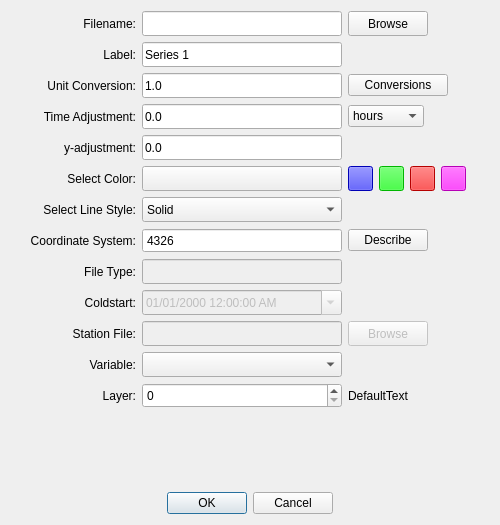
<?xml version="1.0" encoding="UTF-8"?>
<ui version="4.0">
 <comment>
//-------------------------------GPL-------------------------------------//
//
// MetOcean Viewer - A simple interface for viewing hydrodynamic model data
// Copyright (C) 2018  Zach Cobell
//
// This program is free software: you can redistribute it and/or modify
// it under the terms of the GNU General Public License as published by
// the Free Software Foundation, either version 3 of the License, or
// (at your option) any later version.
//
// This program is distributed in the hope that it will be useful,
// but WITHOUT ANY WARRANTY; without even the implied warranty of
// MERCHANTABILITY or FITNESS FOR A PARTICULAR PURPOSE.  See the
// GNU General Public License for more details.
//
// You should have received a copy of the GNU General Public License
// along with this program.  If not, see http://www.gnu.org/licenses/.
//
//-----------------------------------------------------------------------//
</comment>
 <class>AddTimeseriesDialog</class>
 <widget class="QDialog" name="AddTimeseriesDialog">
  <property name="windowModality">
   <enum>Qt::WindowModal</enum>
  </property>
  <property name="geometry">
   <rect>
    <x>0</x>
    <y>0</y>
    <width>500</width>
    <height>525</height>
   </rect>
  </property>
  <property name="sizePolicy">
   <sizepolicy hsizetype="Expanding" vsizetype="Expanding">
    <horstretch>0</horstretch>
    <verstretch>0</verstretch>
   </sizepolicy>
  </property>
  <property name="minimumSize">
   <size>
    <width>500</width>
    <height>525</height>
   </size>
  </property>
  <property name="maximumSize">
   <size>
    <width>500</width>
    <height>525</height>
   </size>
  </property>
  <property name="windowTitle">
   <string>Add Timeseries Data</string>
  </property>
  <property name="windowIcon">
   <iconset>
    <normaloff>:/rsc/img/icon.png</normaloff>:/rsc/img/icon.png</iconset>
  </property>
  <layout class="QVBoxLayout" name="verticalLayout">
   <item>
    <layout class="QHBoxLayout" name="horizontalLayout">
     <item>
      <widget class="QLabel" name="label_filename">
       <property name="minimumSize">
        <size>
         <width>125</width>
         <height>25</height>
        </size>
       </property>
       <property name="maximumSize">
        <size>
         <width>125</width>
         <height>25</height>
        </size>
       </property>
       <property name="text">
        <string>Filename:</string>
       </property>
       <property name="alignment">
        <set>Qt::AlignRight|Qt::AlignTrailing|Qt::AlignVCenter</set>
       </property>
      </widget>
     </item>
     <item>
      <widget class="QLineEdit" name="text_filename">
       <property name="sizePolicy">
        <sizepolicy hsizetype="Fixed" vsizetype="Fixed">
         <horstretch>0</horstretch>
         <verstretch>0</verstretch>
        </sizepolicy>
       </property>
       <property name="minimumSize">
        <size>
         <width>200</width>
         <height>25</height>
        </size>
       </property>
       <property name="maximumSize">
        <size>
         <width>200</width>
         <height>25</height>
        </size>
       </property>
       <property name="readOnly">
        <bool>true</bool>
       </property>
       <property name="clearButtonEnabled">
        <bool>false</bool>
       </property>
      </widget>
     </item>
     <item>
      <widget class="QPushButton" name="browse_filebrowse">
       <property name="sizePolicy">
        <sizepolicy hsizetype="Fixed" vsizetype="Fixed">
         <horstretch>0</horstretch>
         <verstretch>0</verstretch>
        </sizepolicy>
       </property>
       <property name="minimumSize">
        <size>
         <width>75</width>
         <height>25</height>
        </size>
       </property>
       <property name="text">
        <string>Browse</string>
       </property>
      </widget>
     </item>
     <item>
      <spacer name="horizontalSpacer">
       <property name="orientation">
        <enum>Qt::Horizontal</enum>
       </property>
       <property name="sizeHint" stdset="0">
        <size>
         <width>40</width>
         <height>20</height>
        </size>
       </property>
      </spacer>
     </item>
    </layout>
   </item>
   <item>
    <layout class="QHBoxLayout" name="horizontalLayout_2">
     <item>
      <widget class="QLabel" name="label_seriesname">
       <property name="minimumSize">
        <size>
         <width>125</width>
         <height>25</height>
        </size>
       </property>
       <property name="maximumSize">
        <size>
         <width>125</width>
         <height>25</height>
        </size>
       </property>
       <property name="text">
        <string>Label:</string>
       </property>
       <property name="alignment">
        <set>Qt::AlignRight|Qt::AlignTrailing|Qt::AlignVCenter</set>
       </property>
      </widget>
     </item>
     <item>
      <widget class="QLineEdit" name="text_seriesname">
       <property name="minimumSize">
        <size>
         <width>200</width>
         <height>25</height>
        </size>
       </property>
       <property name="maximumSize">
        <size>
         <width>200</width>
         <height>25</height>
        </size>
       </property>
       <property name="text">
        <string>Series 1</string>
       </property>
      </widget>
     </item>
     <item>
      <spacer name="horizontalSpacer_2">
       <property name="orientation">
        <enum>Qt::Horizontal</enum>
       </property>
       <property name="sizeHint" stdset="0">
        <size>
         <width>40</width>
         <height>20</height>
        </size>
       </property>
      </spacer>
     </item>
    </layout>
   </item>
   <item>
    <layout class="QHBoxLayout" name="horizontalLayout_3">
     <item>
      <widget class="QLabel" name="label_unitconvert">
       <property name="minimumSize">
        <size>
         <width>125</width>
         <height>25</height>
        </size>
       </property>
       <property name="maximumSize">
        <size>
         <width>125</width>
         <height>25</height>
        </size>
       </property>
       <property name="text">
        <string>Unit Conversion:</string>
       </property>
       <property name="alignment">
        <set>Qt::AlignRight|Qt::AlignTrailing|Qt::AlignVCenter</set>
       </property>
      </widget>
     </item>
     <item>
      <widget class="QLineEdit" name="text_unitconvert">
       <property name="minimumSize">
        <size>
         <width>200</width>
         <height>25</height>
        </size>
       </property>
       <property name="maximumSize">
        <size>
         <width>200</width>
         <height>25</height>
        </size>
       </property>
       <property name="inputMask">
        <string/>
       </property>
       <property name="text">
        <string>1.0</string>
       </property>
      </widget>
     </item>
     <item>
      <widget class="QPushButton" name="button_unitConversions">
       <property name="minimumSize">
        <size>
         <width>100</width>
         <height>0</height>
        </size>
       </property>
       <property name="text">
        <string>Conversions</string>
       </property>
      </widget>
     </item>
     <item>
      <spacer name="horizontalSpacer_3">
       <property name="orientation">
        <enum>Qt::Horizontal</enum>
       </property>
       <property name="sizeHint" stdset="0">
        <size>
         <width>40</width>
         <height>20</height>
        </size>
       </property>
      </spacer>
     </item>
    </layout>
   </item>
   <item>
    <layout class="QHBoxLayout" name="horizontalLayout_4">
     <item>
      <widget class="QLabel" name="label_xadjust">
       <property name="minimumSize">
        <size>
         <width>125</width>
         <height>25</height>
        </size>
       </property>
       <property name="maximumSize">
        <size>
         <width>125</width>
         <height>25</height>
        </size>
       </property>
       <property name="text">
        <string> Time Adjustment:</string>
       </property>
       <property name="alignment">
        <set>Qt::AlignRight|Qt::AlignTrailing|Qt::AlignVCenter</set>
       </property>
      </widget>
     </item>
     <item>
      <widget class="QLineEdit" name="text_xadjust">
       <property name="minimumSize">
        <size>
         <width>200</width>
         <height>25</height>
        </size>
       </property>
       <property name="maximumSize">
        <size>
         <width>200</width>
         <height>25</height>
        </size>
       </property>
       <property name="inputMask">
        <string/>
       </property>
       <property name="text">
        <string>0.0</string>
       </property>
      </widget>
     </item>
     <item>
      <widget class="QComboBox" name="combo_timeSelect">
       <property name="currentIndex">
        <number>2</number>
       </property>
       <item>
        <property name="text">
         <string>seconds</string>
        </property>
       </item>
       <item>
        <property name="text">
         <string>minutes</string>
        </property>
       </item>
       <item>
        <property name="text">
         <string>hours</string>
        </property>
       </item>
       <item>
        <property name="text">
         <string>days</string>
        </property>
       </item>
      </widget>
     </item>
     <item>
      <spacer name="horizontalSpacer_4">
       <property name="orientation">
        <enum>Qt::Horizontal</enum>
       </property>
       <property name="sizeHint" stdset="0">
        <size>
         <width>40</width>
         <height>20</height>
        </size>
       </property>
      </spacer>
     </item>
    </layout>
   </item>
   <item>
    <layout class="QHBoxLayout" name="horizontalLayout_5">
     <item>
      <widget class="QLabel" name="label_yadjust">
       <property name="minimumSize">
        <size>
         <width>125</width>
         <height>25</height>
        </size>
       </property>
       <property name="maximumSize">
        <size>
         <width>125</width>
         <height>25</height>
        </size>
       </property>
       <property name="text">
        <string>y-adjustment:</string>
       </property>
       <property name="alignment">
        <set>Qt::AlignRight|Qt::AlignTrailing|Qt::AlignVCenter</set>
       </property>
      </widget>
     </item>
     <item>
      <widget class="QLineEdit" name="text_yadjust">
       <property name="minimumSize">
        <size>
         <width>200</width>
         <height>25</height>
        </size>
       </property>
       <property name="maximumSize">
        <size>
         <width>200</width>
         <height>25</height>
        </size>
       </property>
       <property name="inputMask">
        <string/>
       </property>
       <property name="text">
        <string>0.0</string>
       </property>
      </widget>
     </item>
     <item>
      <spacer name="horizontalSpacer_5">
       <property name="orientation">
        <enum>Qt::Horizontal</enum>
       </property>
       <property name="sizeHint" stdset="0">
        <size>
         <width>40</width>
         <height>20</height>
        </size>
       </property>
      </spacer>
     </item>
    </layout>
   </item>
   <item>
    <layout class="QHBoxLayout" name="horizontalLayout_9">
     <item>
      <widget class="QLabel" name="label_color">
       <property name="minimumSize">
        <size>
         <width>125</width>
         <height>25</height>
        </size>
       </property>
       <property name="maximumSize">
        <size>
         <width>125</width>
         <height>25</height>
        </size>
       </property>
       <property name="text">
        <string>Select Color:</string>
       </property>
       <property name="alignment">
        <set>Qt::AlignRight|Qt::AlignTrailing|Qt::AlignVCenter</set>
       </property>
      </widget>
     </item>
     <item>
      <widget class="QPushButton" name="button_seriesColor">
       <property name="minimumSize">
        <size>
         <width>200</width>
         <height>25</height>
        </size>
       </property>
       <property name="maximumSize">
        <size>
         <width>200</width>
         <height>25</height>
        </size>
       </property>
       <property name="text">
        <string/>
       </property>
      </widget>
     </item>
     <item>
      <widget class="QPushButton" name="button_presetColor1">
       <property name="minimumSize">
        <size>
         <width>25</width>
         <height>25</height>
        </size>
       </property>
       <property name="maximumSize">
        <size>
         <width>25</width>
         <height>25</height>
        </size>
       </property>
       <property name="styleSheet">
        <string notr="true">background-color: #0000ff</string>
       </property>
       <property name="text">
        <string/>
       </property>
      </widget>
     </item>
     <item>
      <widget class="QPushButton" name="button_presetColor2">
       <property name="minimumSize">
        <size>
         <width>25</width>
         <height>25</height>
        </size>
       </property>
       <property name="maximumSize">
        <size>
         <width>25</width>
         <height>25</height>
        </size>
       </property>
       <property name="styleSheet">
        <string notr="true">background-color: #00ff00</string>
       </property>
       <property name="text">
        <string/>
       </property>
      </widget>
     </item>
     <item>
      <widget class="QPushButton" name="button_presetColor3">
       <property name="minimumSize">
        <size>
         <width>25</width>
         <height>25</height>
        </size>
       </property>
       <property name="maximumSize">
        <size>
         <width>25</width>
         <height>25</height>
        </size>
       </property>
       <property name="styleSheet">
        <string notr="true">background-color: #ff0000</string>
       </property>
       <property name="text">
        <string/>
       </property>
      </widget>
     </item>
     <item>
      <widget class="QPushButton" name="button_presetColor4">
       <property name="minimumSize">
        <size>
         <width>25</width>
         <height>25</height>
        </size>
       </property>
       <property name="maximumSize">
        <size>
         <width>25</width>
         <height>25</height>
        </size>
       </property>
       <property name="styleSheet">
        <string notr="true">background-color: #ff00ff</string>
       </property>
       <property name="text">
        <string/>
       </property>
      </widget>
     </item>
     <item>
      <spacer name="horizontalSpacer_9">
       <property name="orientation">
        <enum>Qt::Horizontal</enum>
       </property>
       <property name="sizeHint" stdset="0">
        <size>
         <width>40</width>
         <height>20</height>
        </size>
       </property>
      </spacer>
     </item>
    </layout>
   </item>
   <item>
    <layout class="QHBoxLayout" name="horizontalLayout_13">
     <item>
      <widget class="QLabel" name="label_linestyle">
       <property name="minimumSize">
        <size>
         <width>125</width>
         <height>25</height>
        </size>
       </property>
       <property name="maximumSize">
        <size>
         <width>125</width>
         <height>25</height>
        </size>
       </property>
       <property name="text">
        <string>Select Line Style:</string>
       </property>
       <property name="alignment">
        <set>Qt::AlignRight|Qt::AlignTrailing|Qt::AlignVCenter</set>
       </property>
      </widget>
     </item>
     <item>
      <widget class="QComboBox" name="combo_linestyle">
       <property name="minimumSize">
        <size>
         <width>200</width>
         <height>25</height>
        </size>
       </property>
       <property name="maximumSize">
        <size>
         <width>200</width>
         <height>25</height>
        </size>
       </property>
       <item>
        <property name="text">
         <string>Solid</string>
        </property>
       </item>
       <item>
        <property name="text">
         <string>Dash</string>
        </property>
       </item>
       <item>
        <property name="text">
         <string>Dash Dot</string>
        </property>
       </item>
       <item>
        <property name="text">
         <string>Dash Dot Dot</string>
        </property>
       </item>
      </widget>
     </item>
     <item>
      <spacer name="horizontalSpacer_13">
       <property name="orientation">
        <enum>Qt::Horizontal</enum>
       </property>
       <property name="sizeHint" stdset="0">
        <size>
         <width>40</width>
         <height>20</height>
        </size>
       </property>
      </spacer>
     </item>
    </layout>
   </item>
   <item>
    <layout class="QHBoxLayout" name="horizontalLayout_10">
     <item>
      <widget class="QLabel" name="label_epsg">
       <property name="minimumSize">
        <size>
         <width>125</width>
         <height>25</height>
        </size>
       </property>
       <property name="maximumSize">
        <size>
         <width>125</width>
         <height>25</height>
        </size>
       </property>
       <property name="text">
        <string>Coordinate System:</string>
       </property>
       <property name="alignment">
        <set>Qt::AlignRight|Qt::AlignTrailing|Qt::AlignVCenter</set>
       </property>
      </widget>
     </item>
     <item>
      <widget class="QSpinBox" name="spin_epsg">
       <property name="sizePolicy">
        <sizepolicy hsizetype="Fixed" vsizetype="Fixed">
         <horstretch>0</horstretch>
         <verstretch>0</verstretch>
        </sizepolicy>
       </property>
       <property name="minimumSize">
        <size>
         <width>200</width>
         <height>25</height>
        </size>
       </property>
       <property name="maximumSize">
        <size>
         <width>200</width>
         <height>25</height>
        </size>
       </property>
       <property name="styleSheet">
        <string notr="true"/>
       </property>
       <property name="buttonSymbols">
        <enum>QAbstractSpinBox::NoButtons</enum>
       </property>
       <property name="maximum">
        <number>1000000</number>
       </property>
       <property name="value">
        <number>4326</number>
       </property>
      </widget>
     </item>
     <item>
      <widget class="QPushButton" name="button_describeepsg">
       <property name="text">
        <string>Describe</string>
       </property>
      </widget>
     </item>
     <item>
      <spacer name="horizontalSpacer_10">
       <property name="orientation">
        <enum>Qt::Horizontal</enum>
       </property>
       <property name="sizeHint" stdset="0">
        <size>
         <width>40</width>
         <height>20</height>
        </size>
       </property>
      </spacer>
     </item>
    </layout>
   </item>
   <item>
    <layout class="QHBoxLayout" name="horizontalLayout_6">
     <item>
      <widget class="QLabel" name="label_filetype">
       <property name="enabled">
        <bool>true</bool>
       </property>
       <property name="minimumSize">
        <size>
         <width>125</width>
         <height>25</height>
        </size>
       </property>
       <property name="maximumSize">
        <size>
         <width>125</width>
         <height>25</height>
        </size>
       </property>
       <property name="text">
        <string>File Type:</string>
       </property>
       <property name="alignment">
        <set>Qt::AlignRight|Qt::AlignTrailing|Qt::AlignVCenter</set>
       </property>
      </widget>
     </item>
     <item>
      <widget class="QLineEdit" name="text_filetype">
       <property name="enabled">
        <bool>false</bool>
       </property>
       <property name="minimumSize">
        <size>
         <width>200</width>
         <height>25</height>
        </size>
       </property>
       <property name="maximumSize">
        <size>
         <width>200</width>
         <height>25</height>
        </size>
       </property>
       <property name="inputMask">
        <string/>
       </property>
       <property name="text">
        <string/>
       </property>
      </widget>
     </item>
     <item>
      <spacer name="horizontalSpacer_6">
       <property name="orientation">
        <enum>Qt::Horizontal</enum>
       </property>
       <property name="sizeHint" stdset="0">
        <size>
         <width>40</width>
         <height>20</height>
        </size>
       </property>
      </spacer>
     </item>
    </layout>
   </item>
   <item>
    <layout class="QHBoxLayout" name="horizontalLayout_7">
     <item>
      <widget class="QLabel" name="label_coldstart">
       <property name="minimumSize">
        <size>
         <width>125</width>
         <height>25</height>
        </size>
       </property>
       <property name="maximumSize">
        <size>
         <width>125</width>
         <height>25</height>
        </size>
       </property>
       <property name="text">
        <string>Coldstart:</string>
       </property>
       <property name="alignment">
        <set>Qt::AlignRight|Qt::AlignTrailing|Qt::AlignVCenter</set>
       </property>
      </widget>
     </item>
     <item>
      <widget class="QDateTimeEdit" name="date_coldstart">
       <property name="enabled">
        <bool>false</bool>
       </property>
       <property name="minimumSize">
        <size>
         <width>200</width>
         <height>25</height>
        </size>
       </property>
       <property name="maximumSize">
        <size>
         <width>200</width>
         <height>25</height>
        </size>
       </property>
       <property name="displayFormat">
        <string>MM/dd/yyyy hh:mm:ss AP</string>
       </property>
       <property name="calendarPopup">
        <bool>true</bool>
       </property>
      </widget>
     </item>
     <item>
      <spacer name="horizontalSpacer_7">
       <property name="orientation">
        <enum>Qt::Horizontal</enum>
       </property>
       <property name="sizeHint" stdset="0">
        <size>
         <width>40</width>
         <height>20</height>
        </size>
       </property>
      </spacer>
     </item>
    </layout>
   </item>
   <item>
    <layout class="QHBoxLayout" name="horizontalLayout_8">
     <item>
      <widget class="QLabel" name="label_stationfile">
       <property name="minimumSize">
        <size>
         <width>125</width>
         <height>25</height>
        </size>
       </property>
       <property name="maximumSize">
        <size>
         <width>125</width>
         <height>25</height>
        </size>
       </property>
       <property name="text">
        <string>Station File:</string>
       </property>
       <property name="alignment">
        <set>Qt::AlignRight|Qt::AlignTrailing|Qt::AlignVCenter</set>
       </property>
      </widget>
     </item>
     <item>
      <widget class="QLineEdit" name="text_stationfile">
       <property name="enabled">
        <bool>false</bool>
       </property>
       <property name="sizePolicy">
        <sizepolicy hsizetype="Fixed" vsizetype="Fixed">
         <horstretch>0</horstretch>
         <verstretch>0</verstretch>
        </sizepolicy>
       </property>
       <property name="minimumSize">
        <size>
         <width>200</width>
         <height>25</height>
        </size>
       </property>
       <property name="maximumSize">
        <size>
         <width>200</width>
         <height>25</height>
        </size>
       </property>
       <property name="readOnly">
        <bool>true</bool>
       </property>
       <property name="clearButtonEnabled">
        <bool>false</bool>
       </property>
      </widget>
     </item>
     <item>
      <widget class="QPushButton" name="browse_stationfile">
       <property name="enabled">
        <bool>false</bool>
       </property>
       <property name="sizePolicy">
        <sizepolicy hsizetype="Fixed" vsizetype="Fixed">
         <horstretch>0</horstretch>
         <verstretch>0</verstretch>
        </sizepolicy>
       </property>
       <property name="minimumSize">
        <size>
         <width>75</width>
         <height>25</height>
        </size>
       </property>
       <property name="text">
        <string>Browse</string>
       </property>
      </widget>
     </item>
     <item>
      <spacer name="horizontalSpacer_8">
       <property name="orientation">
        <enum>Qt::Horizontal</enum>
       </property>
       <property name="sizeHint" stdset="0">
        <size>
         <width>40</width>
         <height>20</height>
        </size>
       </property>
      </spacer>
     </item>
    </layout>
   </item>
   <item>
    <layout class="QHBoxLayout" name="horizontalLayout_11">
     <item>
      <widget class="QLabel" name="label_variable">
       <property name="minimumSize">
        <size>
         <width>125</width>
         <height>25</height>
        </size>
       </property>
       <property name="maximumSize">
        <size>
         <width>125</width>
         <height>25</height>
        </size>
       </property>
       <property name="text">
        <string>Variable:</string>
       </property>
       <property name="alignment">
        <set>Qt::AlignRight|Qt::AlignTrailing|Qt::AlignVCenter</set>
       </property>
      </widget>
     </item>
     <item>
      <widget class="QComboBox" name="combo_variableSelect">
       <property name="sizePolicy">
        <sizepolicy hsizetype="Fixed" vsizetype="Fixed">
         <horstretch>0</horstretch>
         <verstretch>0</verstretch>
        </sizepolicy>
       </property>
       <property name="minimumSize">
        <size>
         <width>200</width>
         <height>25</height>
        </size>
       </property>
       <property name="maximumSize">
        <size>
         <width>200</width>
         <height>25</height>
        </size>
       </property>
      </widget>
     </item>
     <item>
      <spacer name="horizontalSpacer_11">
       <property name="orientation">
        <enum>Qt::Horizontal</enum>
       </property>
       <property name="sizeHint" stdset="0">
        <size>
         <width>40</width>
         <height>20</height>
        </size>
       </property>
      </spacer>
     </item>
    </layout>
   </item>
   <item>
    <layout class="QHBoxLayout" name="horizontalLayout_12">
     <item>
      <widget class="QLabel" name="label_layer">
       <property name="minimumSize">
        <size>
         <width>125</width>
         <height>25</height>
        </size>
       </property>
       <property name="maximumSize">
        <size>
         <width>125</width>
         <height>25</height>
        </size>
       </property>
       <property name="text">
        <string>Layer:</string>
       </property>
       <property name="alignment">
        <set>Qt::AlignRight|Qt::AlignTrailing|Qt::AlignVCenter</set>
       </property>
      </widget>
     </item>
     <item>
      <widget class="QSpinBox" name="spin_layer">
       <property name="minimumSize">
        <size>
         <width>200</width>
         <height>25</height>
        </size>
       </property>
       <property name="maximumSize">
        <size>
         <width>200</width>
         <height>25</height>
        </size>
       </property>
      </widget>
     </item>
     <item>
      <widget class="QLabel" name="label_layerinfo">
       <property name="text">
        <string>DefaultText</string>
       </property>
      </widget>
     </item>
     <item>
      <spacer name="horizontalSpacer_12">
       <property name="orientation">
        <enum>Qt::Horizontal</enum>
       </property>
       <property name="sizeHint" stdset="0">
        <size>
         <width>40</width>
         <height>20</height>
        </size>
       </property>
      </spacer>
     </item>
    </layout>
   </item>
   <item>
    <spacer name="verticalSpacer">
     <property name="orientation">
      <enum>Qt::Vertical</enum>
     </property>
     <property name="sizeHint" stdset="0">
      <size>
       <width>20</width>
       <height>19</height>
      </size>
     </property>
    </spacer>
   </item>
   <item>
    <widget class="QDialogButtonBox" name="buttonBox">
     <property name="orientation">
      <enum>Qt::Horizontal</enum>
     </property>
     <property name="standardButtons">
      <set>QDialogButtonBox::Cancel|QDialogButtonBox::Ok</set>
     </property>
     <property name="centerButtons">
      <bool>true</bool>
     </property>
    </widget>
   </item>
  </layout>
 </widget>
 <resources/>
 <connections>
  <connection>
   <sender>buttonBox</sender>
   <signal>accepted()</signal>
   <receiver>AddTimeseriesDialog</receiver>
   <slot>accept()</slot>
   <hints>
    <hint type="sourcelabel">
     <x>248</x>
     <y>254</y>
    </hint>
    <hint type="destinationlabel">
     <x>157</x>
     <y>274</y>
    </hint>
   </hints>
  </connection>
  <connection>
   <sender>buttonBox</sender>
   <signal>rejected()</signal>
   <receiver>AddTimeseriesDialog</receiver>
   <slot>reject()</slot>
   <hints>
    <hint type="sourcelabel">
     <x>316</x>
     <y>260</y>
    </hint>
    <hint type="destinationlabel">
     <x>286</x>
     <y>274</y>
    </hint>
   </hints>
  </connection>
 </connections>
</ui>
